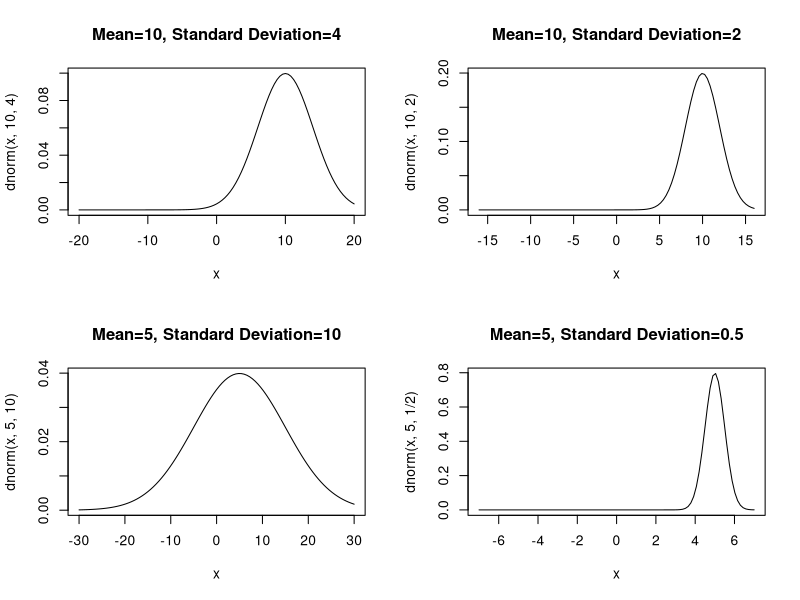
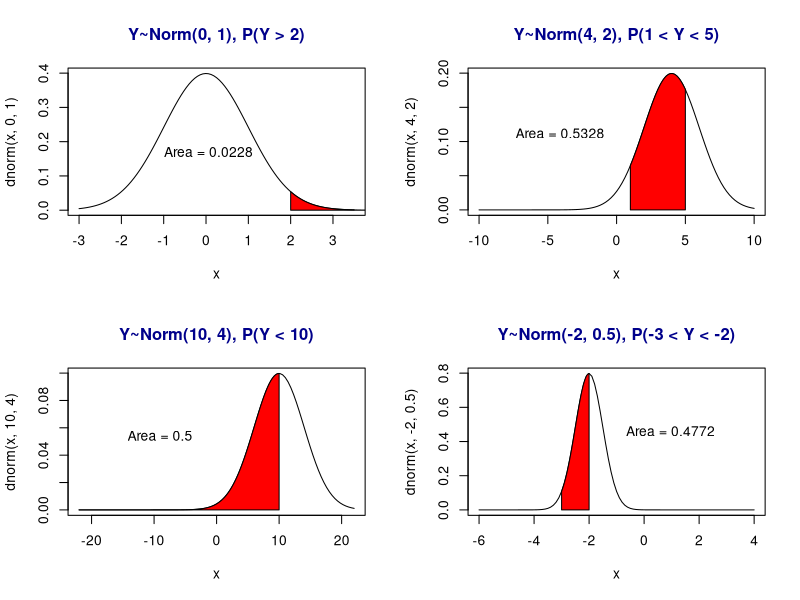
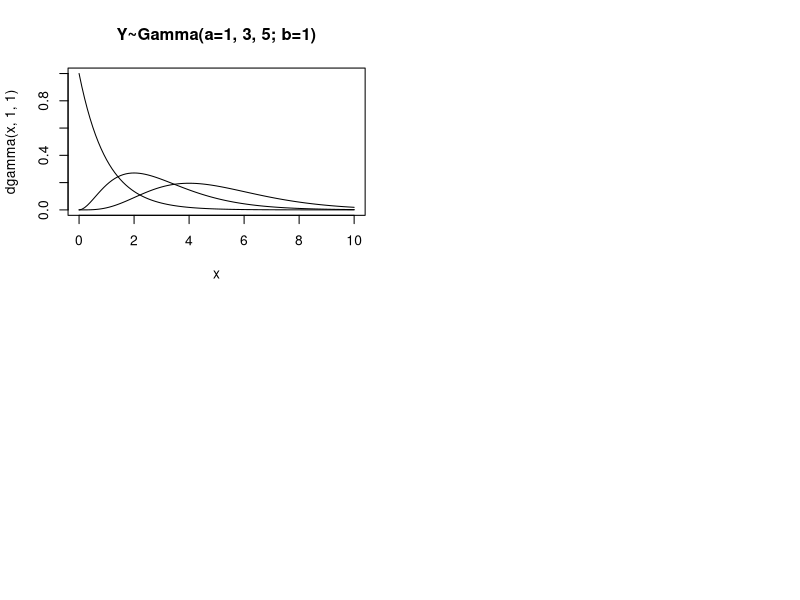

Source code (R) for these figures, in order:
## ---- chunk 1
knitr::opts_chunk$set(echo = TRUE)
## ---- chunk 2
getwd()
## ---- chunk 3
#create layout matrix to hold graphs
layout_mat = matrix(c(1,2,3,4), nrow=2, ncol=2, byrow=TRUE)
layout(layout_mat)

#plot all density functions outlined in write-up
curve(dnorm(x, 10, 4), xlim=c(-20,20))
title(main="Mean=10, Standard Deviation=4")

curve(dnorm(x, 10, 2), xlim=c(-16,16))
title(main="Mean=10, Standard Deviation=2")

curve(dnorm(x, 5, 10), xlim=c(-30, 30))
title(main="Mean=5, Standard Deviation=10")

curve(dnorm(x, 5, 1/2), xlim=c(-7,7))
title(main="Mean=5, Standard Deviation=0.5")

#***********************
## ---- chunk 4

#new graphical layout
layout(layout_mat)

#normal curve
curve(dnorm(x, 0, 1), xlim=c(-3, 3.5))

#want to graph Y~Norm(0, 1), P(Y >= 2)
#this is equivalent to 1 - pnorm(2, 0, 1)

#find 1000 x-vals between 2-4 and corresponding yvalues
xvals = seq(2, 4, length = 1000)
yvals = dnorm(xvals, 0, 1)

#create polygon out of those values
polygon(c(2, xvals, 4), c(0, yvals, 0), col = "Red")

#embellish
title(main = list("Y~Norm(0, 1), P(Y > 2)", col="Dark blue"))

#probability, lower-tail
prob0 = round(1-pnorm(2), 4)

text(0.06030965, 0.1696105, paste("Area = ", prob0, sep=""))

#*********************************


#normal curve 2, mean = 4, standard distribution = 2
curve(dnorm(x, 4, 2), xlim=c(-10, 10))
xvals = seq(1, 5, length = 1000)
yvals = dnorm(xvals, 4, 2)
polygon(c(1, xvals, 5), c(0, yvals, 0), col="Red")
title(main = list("Y~Norm(4, 2), P(1 < Y < 5)", col="Dark blue"))

#probability
prob1 = round((pnorm(5, 4, 2) - pnorm(2, 4, 2)), 4)

text(-4.112206, 0.1118096, paste("Area = ", prob1, sep=""))

#******************************************


#normal curve 3, mean = 10, sd = 4, P(Y < 10)
curve(dnorm(x, 10, 4), xlim=c(-22, 22))
xvals = seq(-22, 10, length = 1000)
yvals = dnorm(xvals, 10, 4)
polygon(c(-22, xvals, 10), c(0, yvals, 0), col="Red")
title(main = list("Y~Norm(10, 4), P(Y < 10)", col="Dark blue"))

#probability
prob2 = round(pnorm(10, 10, 4), 4)

text(-9.046854, 0.05427733, paste("Area = ", prob2, sep=""))

#***************************


#normal curve 4, mean = -2, sd = 0.5, P(-3 < Y < -2)
curve(dnorm(x, -2, 0.5), xlim=c(-6, 4))
xvals = seq(-3, -2, length = 1000)
yvals = dnorm(xvals, -2, 0.5)
polygon(c(-3, xvals, -2), c(0, yvals, 0), col="Red")
title(main = list("Y~Norm(-2, 0.5), P(-3 < Y < -2)", col="Dark blue"))

#probability
prob3 = round((pnorm(-2, -2, 0.5) - pnorm(-3, -2, 0.5)), 4)

text(0.9567504, 0.4600625, paste("Area = ", prob3, sep=""))
## ---- chunk 5
#Y∼Gamma(shape=1,scale=1)
curve(dgamma(x, 1, 1), main="Y~Gamma(a=1, 3, 5; b=1)", xlim=c(0, 10))
title(col="blue")

#Y∼Gamma(shape=3,scale=1)
curve(dgamma(x, 3, 1), xlim=c(0, 10), add=TRUE)


#Y∼Gamma(shape=5,scale=1)
curve(dgamma(x, 5, 1),  xlim=c(0, 10), add=TRUE)
